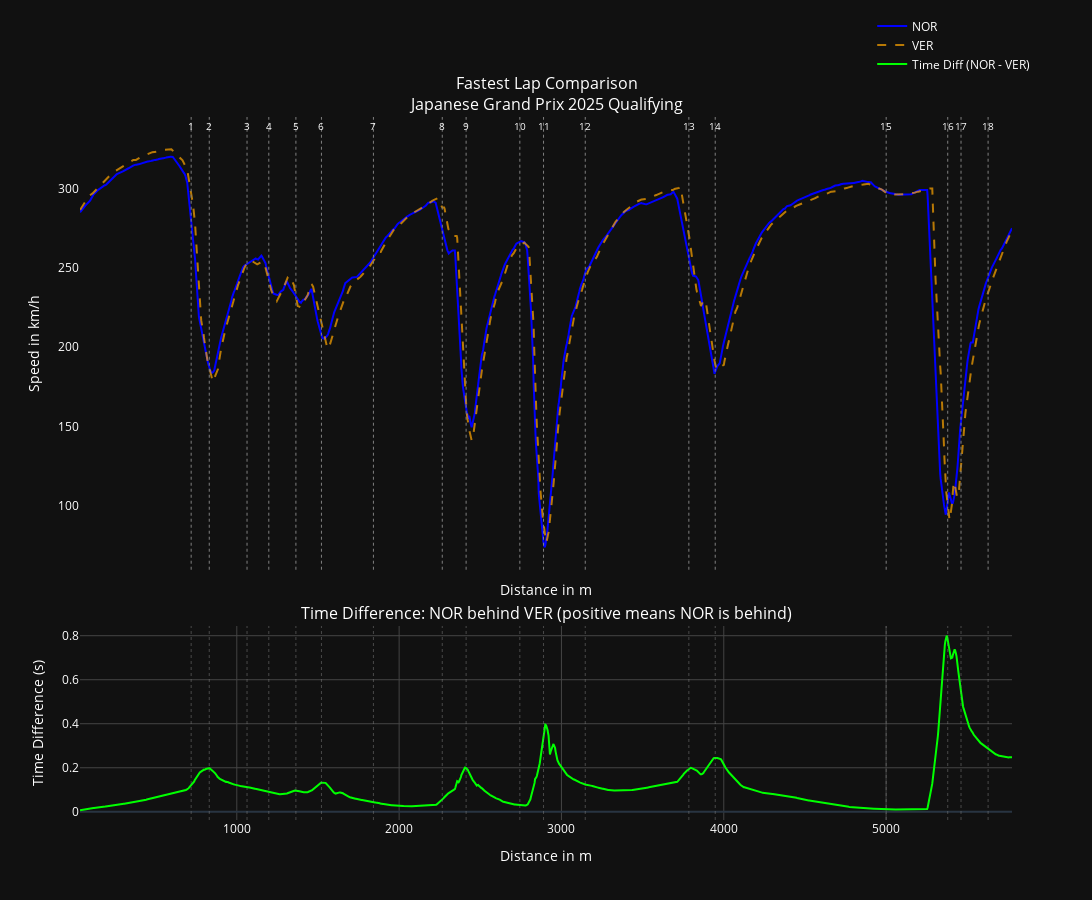

The code cell stored with this chart in its notebook:
### Code cell
# Create subplots
fig = make_subplots(
    rows=2, cols=1,
    shared_xaxes=True,
    vertical_spacing=0.08,
    row_heights=[0.7, 0.3],
    subplot_titles=(
        f"Fastest Lap Comparison<br>{session.event['EventName']} {session.event.year} Qualifying",
        time_diff_label
    )
)

# Speed traces (top) with custom hover
fig.add_trace(
    go.Scatter(
        x=common_distance, y=d1_speed_interp,
        mode='lines', name=driver1_code, line=dict(color='blue'),
        hovertemplate=f"%{{y:.1f}} km/h",
        customdata=[f"{t:.3f}" for t in d1_time_interp]
    ),
    row=1, col=1
)
fig.add_trace(
    go.Scatter(
        x=common_distance, y=d2_speed_interp,
        mode='lines', name=driver2_code, line=dict(color='white', dash='dash'), opacity=0.7,
        hovertemplate=f"%{{y:.1f}} km/h",
        customdata=[f"{t:.3f}" for t in d2_time_interp]
    ),
    row=1, col=1
)

# Vertical lines and corner labels (top)
for _, corner in circuit_info.corners.iterrows():
    fig.add_vline(
        x=corner['Distance'],
        line=dict(color='grey', width=1, dash='dot'),

        row=1, col=1
    )
    fig.add_annotation(
        x=corner['Distance'],
        y=max(d1_tel['Speed'].max(), d2_tel['Speed'].max()) + 20,
        text=f"{corner['Number']}{corner['Letter']}",
        showarrow=False,
        yanchor='top',
        xanchor='center',
        font=dict(size=10),
        row=1, col=1
    )

# Time difference trace (bottom) with custom hover
fig.add_trace(
    go.Scatter(
        x=common_distance, y=time_diff,
        mode='lines', name=f"Time Diff ({slower_driver} - {faster_driver})",
        line=dict(color='lime'),
        hovertemplate="Time Diff: %{y:.3f} s<extra></extra>"
    ),
    row=2, col=1
)

# Vertical lines and corner labels (bottom)
for _, corner in circuit_info.corners.iterrows():
    fig.add_vline(
        x=corner['Distance'],
        line=dict(color='grey', width=1, dash='dot'),
        opacity=0.5,
        row=2, col=1
    )


# Update layout for dark theme
fig.update_layout(
    width=1200, height=900,
    legend=dict(x=0.85, y=1.15, font=dict(color='white')),
    xaxis=dict(title='Distance in m', color='white', gridcolor='#444',showgrid=False),
    yaxis=dict(title='Speed in km/h', color='white', gridcolor='#444',showgrid=False),
    xaxis2=dict(title='Distance in m', color='white', gridcolor='#444'),
    yaxis2=dict(title='Time Difference (s)', color='white', gridcolor='#444'),
    hovermode='x unified',
    template='plotly_dark',
    font=dict(color='white')
)

# fig.write_image('newplot.png')  
fig.show()

### Figure 1 — Plotly figure (JSON) as saved in the notebook; plotly's stock layout.template omitted (floating-point values rounded to 4 significant figures; data arrays with more than 128 entries replaced by an {"elided": "..."} marker saying what was removed)
{"data": [{"customdata": {"elided": "2000 str values"}, "hovertemplate": "%{y:.1f} km/h", "line": {"color": "blue"}, "mode": "lines", "name": "NOR", "type": "scatter", "x": {"elided": "2000 float values"}, "xaxis": "x", "y": {"elided": "2000 float values"}, "yaxis": "y"}, {"customdata": {"elided": "2000 str values"}, "hovertemplate": "%{y:.1f} km/h", "line": {"color": "orange", "dash": "dash"}, "mode": "lines", "name": "VER", "opacity": 0.7, "type": "scatter", "x": {"elided": "2000 float values"}, "xaxis": "x", "y": {"elided": "2000 float values"}, "yaxis": "y"}, {"hovertemplate": "Time Diff: %{y:.3f} s<extra></extra>", "line": {"color": "lime"}, "mode": "lines", "name": "Time Diff (NOR - VER)", "type": "scatter", "x": {"elided": "2000 float values"}, "xaxis": "x2", "y": {"elided": "2000 float values"}, "yaxis": "y2"}], "layout": {"annotations": [{"font": {"size": 16}, "showarrow": false, "text": "Fastest Lap Comparison<br>Japanese Grand Prix 2025 Qualifying", "x": 0.5, "xanchor": "center", "xref": "paper", "y": 1, "yanchor": "bottom", "yref": "paper"}, {"font": {"size": 16}, "showarrow": false, "text": "Time Difference: NOR behind VER (positive means NOR is behind)", "x": 0.5, "xanchor": "center", "xref": "paper", "y": 0.276, "yanchor": "bottom", "yref": "paper"}, {"font": {"size": 10}, "showarrow": false, "text": "1", "x": 718.9, "xanchor": "center", "xref": "x", "y": 345, "yanchor": "top", "yref": "y"}, {"font": {"size": 10}, "showarrow": false, "text": "2", "x": 830.4, "xanchor": "center", "xref": "x", "y": 345, "yanchor": "top", "yref": "y"}, {"font": {"size": 10}, "showarrow": false, "text": "3", "x": 1063.0, "xanchor": "center", "xref": "x", "y": 345, "yanchor": "top", "yref": "y"}, {"font": {"size": 10}, "showarrow": false, "text": "4", "x": 1197.0, "xanchor": "center", "xref": "x", "y": 345, "yanchor": "top", "yref": "y"}, {"font": {"size": 10}, "showarrow": false, "text": "5", "x": 1364.0, "xanchor": "center", "xref": "x", "y": 345, "yanchor": "top", "yref": "y"}, {"font": {"size": 10}, "showarrow": false, "text": "6", "x": 1522.0, "xanchor": "center", "xref": "x", "y": 345, "yanchor": "top", "yref": "y"}, {"font": {"size": 10}, "showarrow": false, "text": "7", "x": 1842.0, "xanchor": "center", "xref": "x", "y": 345, "yanchor": "top", "yref": "y"}, {"font": {"size": 10}, "showarrow": false, "text": "8", "x": 2266.0, "xanchor": "center", "xref": "x", "y": 345, "yanchor": "top", "yref": "y"}, {"font": {"size": 10}, "showarrow": false, "text": "9", "x": 2413.0, "xanchor": "center", "xref": "x", "y": 345, "yanchor": "top", "yref": "y"}, {"font": {"size": 10}, "showarrow": false, "text": "10", "x": 2744.0, "xanchor": "center", "xref": "x", "y": 345, "yanchor": "top", "yref": "y"}, {"font": {"size": 10}, "showarrow": false, "text": "11", "x": 2890.0, "xanchor": "center", "xref": "x", "y": 345, "yanchor": "top", "yref": "y"}, {"font": {"size": 10}, "showarrow": false, "text": "12", "x": 3147.0, "xanchor": "center", "xref": "x", "y": 345, "yanchor": "top", "yref": "y"}, {"font": {"size": 10}, "showarrow": false, "text": "13", "x": 3785.0, "xanchor": "center", "xref": "x", "y": 345, "yanchor": "top", "yref": "y"}, {"font": {"size": 10}, "showarrow": false, "text": "14", "x": 3947.0, "xanchor": "center", "xref": "x", "y": 345, "yanchor": "top", "yref": "y"}, {"font": {"size": 10}, "showarrow": false, "text": "15", "x": 5000.0, "xanchor": "center", "xref": "x", "y": 345, "yanchor": "top", "yref": "y"}, {"font": {"size": 10}, "showarrow": false, "text": "16", "x": 5380.0, "xanchor": "center", "xref": "x", "y": 345, "yanchor": "top", "yref": "y"}, {"font": {"size": 10}, "showarrow": false, "text": "17", "x": 5462.0, "xanchor": "center", "xref": "x", "y": 345, "yanchor": "top", "yref": "y"}, {"font": {"size": 10}, "showarrow": false, "text": "18", "x": 5628.0, "xanchor": "center", "xref": "x", "y": 345, "yanchor": "top", "yref": "y"}], "font": {"color": "white"}, "height": 900, "hovermode": "x unified", "legend": {"font": {"color": "white"}, "x": 0.85, "y": 1.15}, "shapes": [{"line": {"color": "grey", "dash": "dot", "width": 1}, "type": "line", "x0": 718.9, "x1": 718.9, "xref": "x", "y0": 0, "y1": 1, "yref": "y domain"}, {"line": {"color": "grey", "dash": "dot", "width": 1}, "type": "line", "x0": 830.4, "x1": 830.4, "xref": "x", "y0": 0, "y1": 1, "yref": "y domain"}, {"line": {"color": "grey", "dash": "dot", "width": 1}, "type": "line", "x0": 1063.0, "x1": 1063.0, "xref": "x", "y0": 0, "y1": 1, "yref": "y domain"}, {"line": {"color": "grey", "dash": "dot", "width": 1}, "type": "line", "x0": 1197.0, "x1": 1197.0, "xref": "x", "y0": 0, "y1": 1, "yref": "y domain"}, {"line": {"color": "grey", "dash": "dot", "width": 1}, "type": "line", "x0": 1364.0, "x1": 1364.0, "xref": "x", "y0": 0, "y1": 1, "yref": "y domain"}, {"line": {"color": "grey", "dash": "dot", "width": 1}, "type": "line", "x0": 1522.0, "x1": 1522.0, "xref": "x", "y0": 0, "y1": 1, "yref": "y domain"}, {"line": {"color": "grey", "dash": "dot", "width": 1}, "type": "line", "x0": 1842.0, "x1": 1842.0, "xref": "x", "y0": 0, "y1": 1, "yref": "y domain"}, {"line": {"color": "grey", "dash": "dot", "width": 1}, "type": "line", "x0": 2266.0, "x1": 2266.0, "xref": "x", "y0": 0, "y1": 1, "yref": "y domain"}, {"line": {"color": "grey", "dash": "dot", "width": 1}, "type": "line", "x0": 2413.0, "x1": 2413.0, "xref": "x", "y0": 0, "y1": 1, "yref": "y domain"}, {"line": {"color": "grey", "dash": "dot", "width": 1}, "type": "line", "x0": 2744.0, "x1": 2744.0, "xref": "x", "y0": 0, "y1": 1, "yref": "y domain"}, {"line": {"color": "grey", "dash": "dot", "width": 1}, "type": "line", "x0": 2890.0, "x1": 2890.0, "xref": "x", "y0": 0, "y1": 1, "yref": "y domain"}, {"line": {"color": "grey", "dash": "dot", "width": 1}, "type": "line", "x0": 3147.0, "x1": 3147.0, "xref": "x", "y0": 0, "y1": 1, "yref": "y domain"}, {"line": {"color": "grey", "dash": "dot", "width": 1}, "type": "line", "x0": 3785.0, "x1": 3785.0, "xref": "x", "y0": 0, "y1": 1, "yref": "y domain"}, {"line": {"color": "grey", "dash": "dot", "width": 1}, "type": "line", "x0": 3947.0, "x1": 3947.0, "xref": "x", "y0": 0, "y1": 1, "yref": "y domain"}, {"line": {"color": "grey", "dash": "dot", "width": 1}, "type": "line", "x0": 5000.0, "x1": 5000.0, "xref": "x", "y0": 0, "y1": 1, "yref": "y domain"}, {"line": {"color": "grey", "dash": "dot", "width": 1}, "type": "line", "x0": 5380.0, "x1": 5380.0, "xref": "x", "y0": 0, "y1": 1, "yref": "y domain"}, {"line": {"color": "grey", "dash": "dot", "width": 1}, "type": "line", "x0": 5462.0, "x1": 5462.0, "xref": "x", "y0": 0, "y1": 1, "yref": "y domain"}, {"line": {"color": "grey", "dash": "dot", "width": 1}, "type": "line", "x0": 5628.0, "x1": 5628.0, "xref": "x", "y0": 0, "y1": 1, "yref": "y domain"}, {"line": {"color": "grey", "dash": "dot", "width": 1}, "opacity": 0.5, "type": "line", "x0": 718.9, "x1": 718.9, "xref": "x2", "y0": 0, "y1": 1, "yref": "y2 domain"}, {"line": {"color": "grey", "dash": "dot", "width": 1}, "opacity": 0.5, "type": "line", "x0": 830.4, "x1": 830.4, "xref": "x2", "y0": 0, "y1": 1, "yref": "y2 domain"}, {"line": {"color": "grey", "dash": "dot", "width": 1}, "opacity": 0.5, "type": "line", "x0": 1063.0, "x1": 1063.0, "xref": "x2", "y0": 0, "y1": 1, "yref": "y2 domain"}, {"line": {"color": "grey", "dash": "dot", "width": 1}, "opacity": 0.5, "type": "line", "x0": 1197.0, "x1": 1197.0, "xref": "x2", "y0": 0, "y1": 1, "yref": "y2 domain"}, {"line": {"color": "grey", "dash": "dot", "width": 1}, "opacity": 0.5, "type": "line", "x0": 1364.0, "x1": 1364.0, "xref": "x2", "y0": 0, "y1": 1, "yref": "y2 domain"}, {"line": {"color": "grey", "dash": "dot", "width": 1}, "opacity": 0.5, "type": "line", "x0": 1522.0, "x1": 1522.0, "xref": "x2", "y0": 0, "y1": 1, "yref": "y2 domain"}, {"line": {"color": "grey", "dash": "dot", "width": 1}, "opacity": 0.5, "type": "line", "x0": 1842.0, "x1": 1842.0, "xref": "x2", "y0": 0, "y1": 1, "yref": "y2 domain"}, {"line": {"color": "grey", "dash": "dot", "width": 1}, "opacity": 0.5, "type": "line", "x0": 2266.0, "x1": 2266.0, "xref": "x2", "y0": 0, "y1": 1, "yref": "y2 domain"}, {"line": {"color": "grey", "dash": "dot", "width": 1}, "opacity": 0.5, "type": "line", "x0": 2413.0, "x1": 2413.0, "xref": "x2", "y0": 0, "y1": 1, "yref": "y2 domain"}, {"line": {"color": "grey", "dash": "dot", "width": 1}, "opacity": 0.5, "type": "line", "x0": 2744.0, "x1": 2744.0, "xref": "x2", "y0": 0, "y1": 1, "yref": "y2 domain"}, {"line": {"color": "grey", "dash": "dot", "width": 1}, "opacity": 0.5, "type": "line", "x0": 2890.0, "x1": 2890.0, "xref": "x2", "y0": 0, "y1": 1, "yref": "y2 domain"}, {"line": {"color": "grey", "dash": "dot", "width": 1}, "opacity": 0.5, "type": "line", "x0": 3147.0, "x1": 3147.0, "xref": "x2", "y0": 0, "y1": 1, "yref": "y2 domain"}, {"line": {"color": "grey", "dash": "dot", "width": 1}, "opacity": 0.5, "type": "line", "x0": 3785.0, "x1": 3785.0, "xref": "x2", "y0": 0, "y1": 1, "yref": "y2 domain"}, {"line": {"color": "grey", "dash": "dot", "width": 1}, "opacity": 0.5, "type": "line", "x0": 3947.0, "x1": 3947.0, "xref": "x2", "y0": 0, "y1": 1, "yref": "y2 domain"}, {"line": {"color": "grey", "dash": "dot", "width": 1}, "opacity": 0.5, "type": "line", "x0": 5000.0, "x1": 5000.0, "xref": "x2", "y0": 0, "y1": 1, "yref": "y2 domain"}, {"line": {"color": "grey", "dash": "dot", "width": 1}, "opacity": 0.5, "type": "line", "x0": 5380.0, "x1": 5380.0, "xref": "x2", "y0": 0, "y1": 1, "yref": "y2 domain"}, {"line": {"color": "grey", "dash": "dot", "width": 1}, "opacity": 0.5, "type": "line", "x0": 5462.0, "x1": 5462.0, "xref": "x2", "y0": 0, "y1": 1, "yref": "y2 domain"}, {"line": {"color": "grey", "dash": "dot", "width": 1}, "opacity": 0.5, "type": "line", "x0": 5628.0, "x1": 5628.0, "xref": "x2", "y0": 0, "y1": 1, "yref": "y2 domain"}], "width": 1200, "xaxis": {"anchor": "y", "color": "white", "domain": [0, 1], "gridcolor": "#444", "matches": "x2", "showgrid": false, "showticklabels": false, "title": {"text": "Distance in m"}}, "xaxis2": {"anchor": "y2", "color": "white", "domain": [0, 1], "gridcolor": "#444", "title": {"text": "Distance in m"}}, "yaxis": {"anchor": "x", "color": "white", "domain": [0.356, 1], "gridcolor": "#444", "showgrid": false, "title": {"text": "Speed in km/h"}}, "yaxis2": {"anchor": "x2", "color": "white", "domain": [0, 0.276], "gridcolor": "#444", "title": {"text": "Time Difference (s)"}}}}
